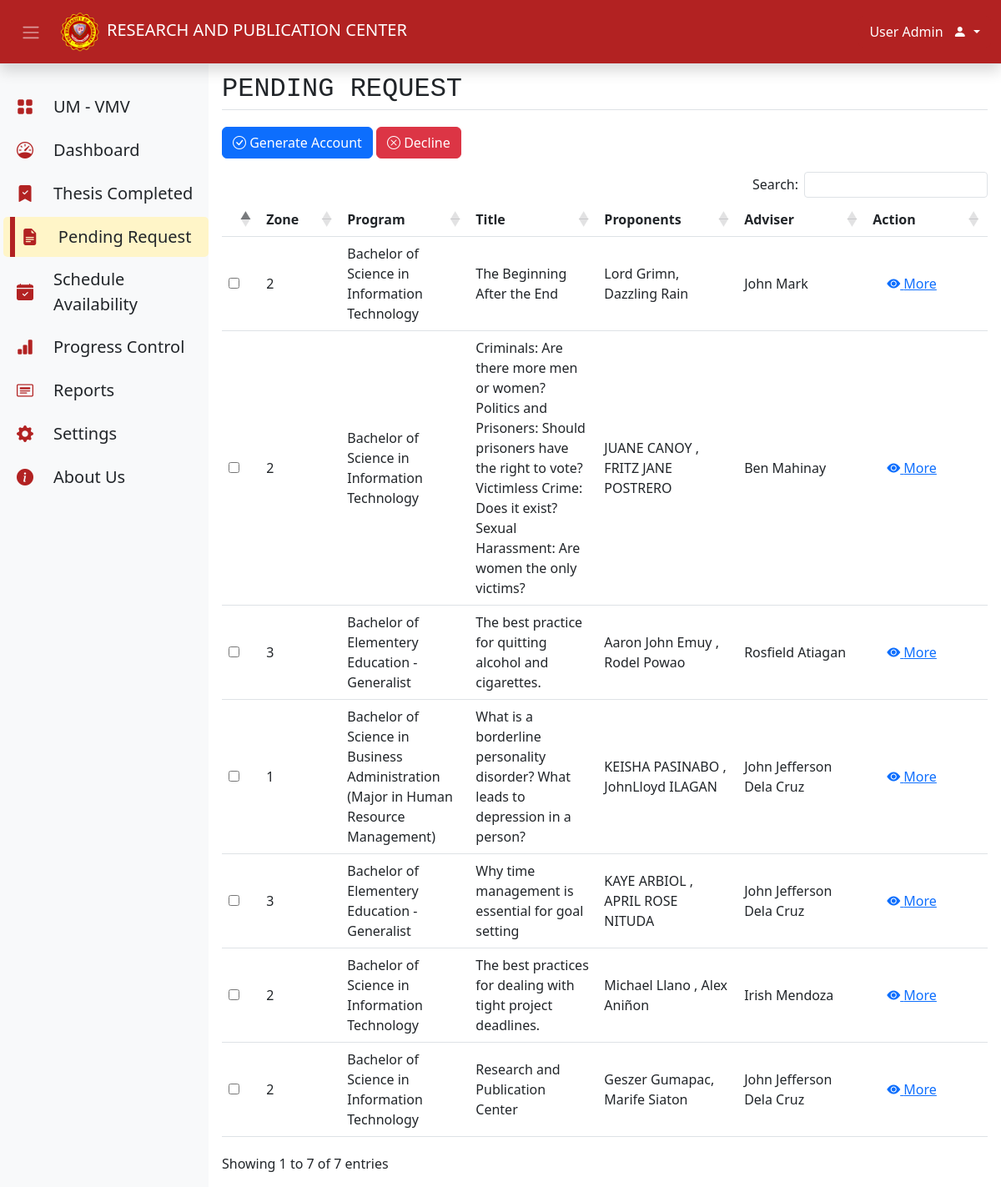
Screenshot of /pendingRequest.php (signed in) with the database file from the repository.
### tables this page shows
CREATE TABLE `research_information` (
  `id` int NOT NULL AUTO_INCREMENT,
  `Group_Number` varchar(20) NOT NULL,
  `Zone` varchar(25) NOT NULL,
  `Program` varchar(200) NOT NULL,
  `Title` varchar(250) NOT NULL,
  `Adviser` varchar(50) NOT NULL,
  `Stat_DA` varchar(25) NOT NULL,
  `S_Y` varchar(45) NOT NULL,
  PRIMARY KEY (`id`)
);

### admin_page/pendingRequest_content.php (the view, shortened to what this page needs)
<div class="card border-0">
    <div class="card-body">
        <form action="deleteResearch.php" method="POST">
            <div class="mb-3">
                <p class="fs-2 font-monospace border-bottom">PENDING REQUEST</p>
                <a href="#" class="mt-1 btn btn-md btn-primary">
                    <i class="bi bi-check-circle"></i> Generate Account</a>
                <a href="#" class="mt-1 btn btn-md btn-danger">
                    <i class="bi bi-x-circle"></i> Decline</a>
            </div>
            <div class="table-responsive">
                <table id="example" class="table table-hover">
                    <thead>
                        <tr class="align-middle">
                            <th></th>
                            <th>Zone</th>
                            <th>Program</th>
                            <th>Title</th>
                            <th>Proponents</th>
                            <th>Adviser</th>
                            <th>Action</th>
                        </tr>
                    </thead>
                    <tbody class="align-middle">
                        <?php
                        $sql = "SELECT * FROM `research_information` ORDER BY id DESC";
                        $result = mysqli_query($con, $sql);
                        if ($result->num_rows > 0) {
                            while ($row = $result->fetch_assoc()) {
                                $id = $row["id"];
                                $zone = $row["Zone"];
                                $program = $row["Program"];
                                $title = $row["Title"];
                                $adviser = $row["Adviser"];
                                $sql = "SELECT * FROM `proponents` WHERE research_id = $id AND Proponents NOT IN('');";
                                $result1 = mysqli_query($con, $sql);
                                $proponents = array();
                                while ($row = $result1->fetch_assoc()) {
                                    $proponents[] = $row['Proponents'];
                                }
                                $length = count($proponents);
                        ?>
                                <tr>
                                    <td>
                                        <input type="checkbox" name="deleteAll_id[]" class="check_all_id"
                                            value="<?php echo $id; ?>">
                                    </td>
        </form>
        <td class=" text-wrap" style="max-width: 100px;"><?php echo $zone; ?></td>
        <td class=" text-wrap" style="max-width: 100px;"><?php echo $program; ?></td>
        <td class=" text-wrap" style="max-width: 100px;"><?php echo $title; ?></td>
        <td class=" text-wrap" style="max-width: 100px;">
            <?php
                                if ($length == 1) {
                                    echo $proponents[0];
                                } else if ($length == 2) {
                                    echo $proponents[0] . ', ' . $proponents[1];
                                } else {
                                    echo $proponents[0] . ', ' . $proponents[1] . ', ' . $proponents[2];
                                }
            ?>
        </td>
        <td class=" text-wrap" style="max-width: 100px;"><?php echo $adviser; ?></td>
        <td>
            <div class="d-flex">
                <a href="viewResearch.php? viewid='<?php echo $id; ?>'" class="btn btn-md text-primary btn-link mx-1">
                    <i class="bi-eye-fill"></i> More</a>
            </div>
        </td>
        </tr>
    <?php
                            }
                        }
?>
    </div>
</div>
</div>

### rows the page displays
research_information: Zone "2", Program "Bachelor of Science in Information Technology", Title "The Beginning After the End", proponents "Lord Grimn", proponents "Dazzling Rain", Adviser "John Mark"
research_information: Zone "2", Program "Bachelor of Science in Information Technology", Title "Criminals: Are there more men or women? Politics and Prisoners: Should prisoners have the right to vote? Victimless Crime: Does it exist? Sexual Harassment: Are women the only victims?", proponents "JUANE CANOY", proponents "FRITZ JANE POSTRERO", Adviser "Ben Mahinay"
research_information: Zone "3", Program "Bachelor of Elementery Education - Generalist", Title "The best practice for quitting alcohol and cigarettes.", proponents "Aaron John Emuy", proponents "Rodel Powao", Adviser "Rosfield Atiagan"
research_information: Zone "1", Program "Bachelor of Science in Business Administration (Major in Human Resource Management)", Title "What is a borderline personality disorder? What leads to depression in a person?", proponents "KEISHA PASINABO", proponents "JohnLloyd ILAGAN", Adviser "John Jefferson Dela Cruz"
research_information: Zone "3", Program "Bachelor of Elementery Education - Generalist", Title "Why time management is essential for goal setting", proponents "KAYE ARBIOL", proponents "APRIL ROSE NITUDA", Adviser "John Jefferson Dela Cruz"
research_information: Zone "2", Program "Bachelor of Science in Information Technology", Title "The best practices for dealing with tight project deadlines.", proponents "Michael Llano", proponents "Alex Aniñon", Adviser "Irish Mendoza"
research_information: Zone "2", Program "Bachelor of Science in Information Technology", Title "Research and Publication Center", proponents "Geszer Gumapac", proponents "Marife Siaton", Adviser "John Jefferson Dela Cruz"

### other values shown
$_SESSION["first_name"] "User"
$_SESSION["last_name"] "Admin"
